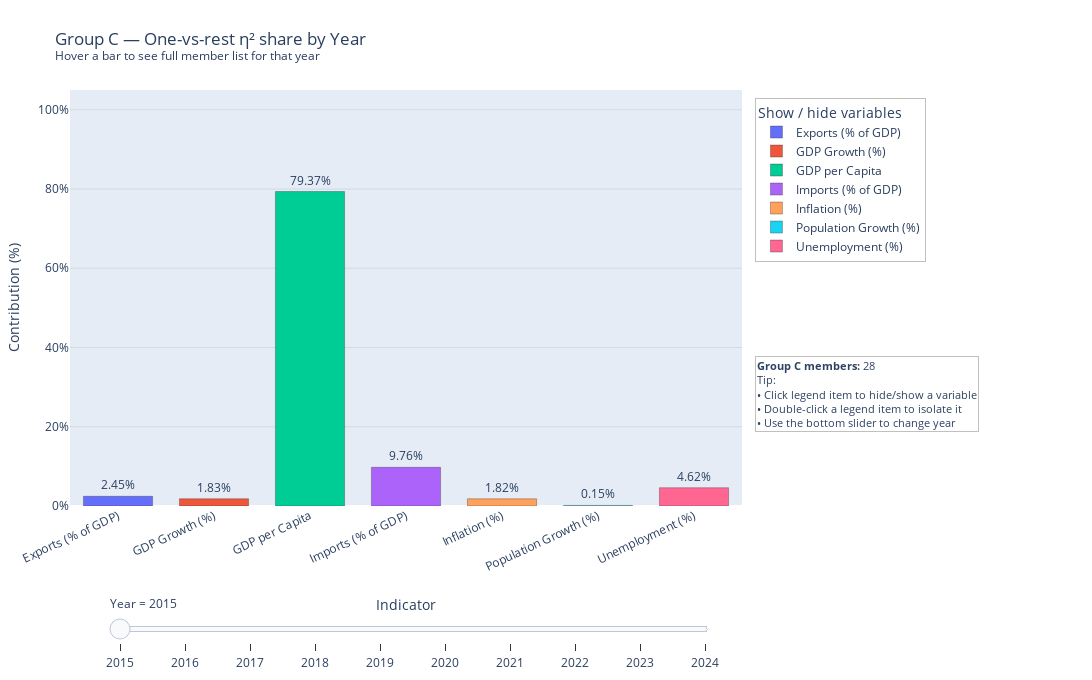

The code cell stored with this chart in its notebook:
### Code cell
# --- Imports
import os
import numpy as np
import pandas as pd
import plotly.graph_objects as go

# --- Robust path for CSV
CANDIDATES = ["WDI_Grouped.csv", "/mnt/data/WDI_Grouped.csv"]
csv_path = next((p for p in CANDIDATES if os.path.exists(p)), None)
if csv_path is None:
    raise FileNotFoundError("WDI_Grouped.csv not found.")

# --- Load
df = pd.read_csv(csv_path)
assert {"Country Name","Year","Group"}.issubset(df.columns)
df["Year"] = pd.to_numeric(df["Year"], errors="coerce").astype("Int64")

# Indicator mapping
raw_to_label = {
    "Exports_GDP_percent": "Exports (% of GDP)",
    "GDP growth (annual %)": "GDP Growth (%)",
    "GDP_per_capita": "GDP per Capita",
    "Imports_GDP_percent": "Imports (% of GDP)",
    "Inflation, consumer prices (annual %)": "Inflation (%)",
    "Population_growth_percent": "Population Growth (%)",
    "Unemployment, total (% of total labor force) (national estimate)": "Unemployment (%)",
}
ind_cols    = list(raw_to_label.keys())
disp_labels = [raw_to_label[c] for c in ind_cols]

# ---------------------------
# Core metrics (two modes)
# ---------------------------
def one_vs_rest_shares_by_year(dyear: pd.DataFrame, focus_prefix: str):
    """方案A：把Group二值化为 focus vs rest，按二分类算η²后做当年归一化为份额（和=100%）"""
    vals = {}
    for col in ind_cols:
        m = dyear[col].notna() & dyear["Group"].notna()
        if m.sum() < 3:
            vals[col] = np.nan
            continue
        sub = dyear.loc[m, [col, "Group"]].copy()
        sub["bin"] = sub["Group"].astype(str).str.startswith(focus_prefix)
        x = sub[col].astype(float)
        overall = x.mean()
        ss_total = ((x - overall) ** 2).sum()
        if ss_total <= 0 or (~sub["bin"]).sum() == 0 or sub["bin"].sum() == 0:
            vals[col] = np.nan
            continue
        mu1 = x[sub["bin"]].mean()
        mu0 = x[~sub["bin"]].mean()
        n1  = int(sub["bin"].sum())
        n0  = int((~sub["bin"]).sum())
        ss_between = n1 * (mu1 - overall) ** 2 + n0 * (mu0 - overall) ** 2
        vals[col] = float(ss_between / ss_total)

    denom = np.nansum(list(vals.values()))
    shares = {raw_to_label[c]: (vals[c] / denom * 100.0) if (denom > 0 and pd.notna(vals[c])) else np.nan
              for c in ind_cols}
    return shares

def group_share_by_year(dyear: pd.DataFrame, focus_prefix: str):
    """方案B：取聚焦组在各指标上的SSB项，再在当年内对该组7个指标归一化（和=100%）"""
    ssb_focus = {}
    for col in ind_cols:
        m = dyear[col].notna() & dyear["Group"].notna()
        if m.sum() < 3:
            ssb_focus[col] = np.nan
            continue
        x = dyear.loc[m, col].astype(float)
        g = dyear.loc[m, "Group"]
        overall = x.mean()
        part = 0.0
        for glabel, sub in x.groupby(g):
            mu = sub.mean(); n = sub.shape[0]
            term = n * (mu - overall) ** 2
            if str(glabel).startswith(focus_prefix):
                part += term
        ssb_focus[col] = float(part)

    denom = np.nansum(list(ssb_focus.values()))
    shares = {raw_to_label[c]: (ssb_focus[c] / denom * 100.0) if (denom > 0 and pd.notna(ssb_focus[c])) else np.nan
              for c in ind_cols}
    return shares

def compute_shares(df, focus_prefix: str, MODE="one_vs_rest"):
    years = sorted(int(y) for y in df["Year"].dropna().unique())
    rows = []
    for y in years:
        dyear = df[df["Year"] == y]
        if MODE == "one_vs_rest":
            shares = one_vs_rest_shares_by_year(dyear, focus_prefix)
        else:
            shares = group_share_by_year(dyear, focus_prefix)
        for var_label, s in shares.items():
            rows.append({"Year": y, "Variable": var_label, "Share (%)": s})
    return pd.DataFrame(rows)

# ---------------------------
# Helper: group membership text
# ---------------------------
def _wrap_lines(names, per_line=6):
    names = list(names)
    return "<br>".join("; ".join(names[i:i+per_line]) for i in range(0, len(names), per_line)) or "(no members)"

def members_by_year(prefix):
    d = (df[df["Group"].astype(str).str.startswith(prefix, na=False)]
         .groupby("Year")["Country Name"]
         .apply(lambda s: sorted(set(x for x in s.dropna())))
         .to_dict())
    return {y: _wrap_lines(v, 6) for y, v in d.items()}, {y: (len(v) if isinstance(v, list) else 0) for y, v in d.items()}

def build_side_tip(prefix, year, cnt):
    return dict(
        x=1.02, y=0.36, xref="paper", yref="paper", xanchor="left", yanchor="top",
        showarrow=False, align="left",
        text=(f"<b>{prefix} members:</b> {cnt}<br>Tip:<br>"
              "• Click legend item to hide/show a variable<br>"
              "• Double-click a legend item to isolate it<br>"
              "• Use the bottom slider to change year"),
        font=dict(size=11), bgcolor="rgba(255,255,255,0.92)",
        bordercolor="rgba(0,0,0,0.25)", borderwidth=1, opacity=0.98
    )

# ---------------------------
# Figure builder (B or C)
# ---------------------------
def plot_group(prefix="Group B", MODE="one_vs_rest"):
    share_df = compute_shares(df, prefix, MODE=MODE)
    members_text, member_count = members_by_year(prefix)
    years = sorted(share_df["Year"].unique())
    init_year = years[0]

    def _to_text(yval):
        return f"{yval:.2f}%" if (yval is not None and np.isfinite(yval)) else ""

    fig = go.Figure()
    # Initial traces (one bar per variable -> can toggle in legend)
    for var in disp_labels:
        yseries = share_df.loc[(share_df["Year"] == init_year) & (share_df["Variable"] == var), "Share (%)"]
        y_val = float(yseries.iloc[0]) if not yseries.empty and pd.notna(yseries.iloc[0]) else None
        fig.add_trace(go.Bar(
            x=[var], y=[y_val], name=var,
            text=[_to_text(y_val)], textposition="outside", cliponaxis=False,
            customdata=[[init_year, members_text.get(init_year, "(no members)"), member_count.get(init_year, 0)]],
            hovertemplate=(
                "<b>%{x}</b><br>"
                "Year: %{customdata[0]}<br>"
                "One-vs-rest share for "+prefix+": %{y:.2f}%<br><br>"
                "<b>"+prefix+" members (%{customdata[2]})</b>:<br>%{customdata[1]}"
                "<extra></extra>"
            ),
            marker_line=dict(width=1, color="rgba(50,50,50,0.35)")
        ))

    # Frames
    frames = []
    for y in years:
        fdata = []
        for var in disp_labels:
            yseries = share_df.loc[(share_df["Year"] == y) & (share_df["Variable"] == var), "Share (%)"]
            y_val = float(yseries.iloc[0]) if not yseries.empty and pd.notna(yseries.iloc[0]) else None
            fdata.append(go.Bar(
                x=[var], y=[y_val], name=var,
                text=[_to_text(y_val)], textposition="outside", cliponaxis=False,
                customdata=[[y, members_text.get(y, "(no members)"), member_count.get(y, 0)]],
            ))
        frames.append(go.Frame(name=str(y), data=fdata, layout=go.Layout(annotations=[build_side_tip(prefix, y, member_count.get(y, 0))])))
    fig.frames = frames

    # Slider
    steps = [{"args": [[str(y)], {"frame": {"duration": 0, "redraw": True}, "mode": "immediate"}],
              "label": str(y), "method": "animate"} for y in years]
    sliders = [{"active": 0, "yanchor": "top", "xanchor": "left",
                "currentvalue": {"prefix": "Year = "}, "pad": {"t": 36},
                "len": 0.90, "x": 0.06, "y": -0.12, "steps": steps}]

    title_mode = "One-vs-rest η² share" if MODE=="one_vs_rest" else f"{prefix} SSB-share across indicators"
    fig.update_layout(
        title=(f"{prefix} — {title_mode} by Year"
               "<br><sup>Hover a bar to see full member list for that year</sup>"),
        xaxis_title="Indicator",
        yaxis_title=("Contribution (%)"),
        xaxis=dict(title_standoff=26, tickangle=-25, automargin=True),
        yaxis=dict(range=[0, 105], ticksuffix="%", gridcolor="rgba(0,0,0,0.08)"),
        bargap=0.28,
        width=1100, height=680,
        margin=dict(l=70, r=350, t=90, b=160),
        sliders=sliders,
        legend=dict(
            title="Show / hide variables",
            orientation="v", yanchor="top", y=0.98, xanchor="left", x=1.02,
            bgcolor="rgba(255,255,255,0.92)", bordercolor="rgba(0,0,0,0.25)", borderwidth=1,
            itemclick="toggle", itemdoubleclick="toggleothers", font=dict(size=12),
        ),
        hoverlabel=dict(align="left"),
        uniformtext_mode="hide", uniformtext_minsize=9,
        annotations=[build_side_tip(prefix, init_year, member_count.get(init_year, 0))]
    )
    fig.show()

# 运行：分别画 B 和 C
MODE = "one_vs_rest"   # 或 "group_share"
# plot_group(prefix="Group A", MODE=MODE)
plot_group(prefix="Group C", MODE=MODE)

### Figure 1 — Plotly figure (JSON) as saved in the notebook; plotly's stock layout.template omitted (floating-point values rounded to 4 significant figures)
{"data": [{"cliponaxis": false, "customdata": [[2015, "American Samoa; Australia; Brunei Darussalam; China; Fiji; French Polynesia<br>Guam; Hong Kong SAR, China; Kiribati; Macao SAR, China; Malaysia; Marshall Islands<br>Micronesia, Fed. Sts.; Myanmar; Nauru; New Zealand; Northern Mariana Islands; Palau<br>Papua New Guinea; Philippines; Samoa; Singapore; Solomon Islands; Thailand<br>Timor-Leste; Tonga; Tuvalu; Vanuatu", 28]], "hovertemplate": "<b>%{x}</b><br>Year: %{customdata[0]}<br>One-vs-rest share for Group C: %{y:.2f}%<br><br><b>Group C members (%{customdata[2]})</b>:<br>%{customdata[1]}<extra></extra>", "marker": {"line": {"color": "rgba(50,50,50,0.35)", "width": 1}}, "name": "Exports (% of GDP)", "text": ["2.45%"], "textposition": "outside", "type": "bar", "x": ["Exports (% of GDP)"], "y": [2.449]}, {"cliponaxis": false, "customdata": [[2015, "American Samoa; Australia; Brunei Darussalam; China; Fiji; French Polynesia<br>Guam; Hong Kong SAR, China; Kiribati; Macao SAR, China; Malaysia; Marshall Islands<br>Micronesia, Fed. Sts.; Myanmar; Nauru; New Zealand; Northern Mariana Islands; Palau<br>Papua New Guinea; Philippines; Samoa; Singapore; Solomon Islands; Thailand<br>Timor-Leste; Tonga; Tuvalu; Vanuatu", 28]], "hovertemplate": "<b>%{x}</b><br>Year: %{customdata[0]}<br>One-vs-rest share for Group C: %{y:.2f}%<br><br><b>Group C members (%{customdata[2]})</b>:<br>%{customdata[1]}<extra></extra>", "marker": {"line": {"color": "rgba(50,50,50,0.35)", "width": 1}}, "name": "GDP Growth (%)", "text": ["1.83%"], "textposition": "outside", "type": "bar", "x": ["GDP Growth (%)"], "y": [1.833]}, {"cliponaxis": false, "customdata": [[2015, "American Samoa; Australia; Brunei Darussalam; China; Fiji; French Polynesia<br>Guam; Hong Kong SAR, China; Kiribati; Macao SAR, China; Malaysia; Marshall Islands<br>Micronesia, Fed. Sts.; Myanmar; Nauru; New Zealand; Northern Mariana Islands; Palau<br>Papua New Guinea; Philippines; Samoa; Singapore; Solomon Islands; Thailand<br>Timor-Leste; Tonga; Tuvalu; Vanuatu", 28]], "hovertemplate": "<b>%{x}</b><br>Year: %{customdata[0]}<br>One-vs-rest share for Group C: %{y:.2f}%<br><br><b>Group C members (%{customdata[2]})</b>:<br>%{customdata[1]}<extra></extra>", "marker": {"line": {"color": "rgba(50,50,50,0.35)", "width": 1}}, "name": "GDP per Capita", "text": ["79.37%"], "textposition": "outside", "type": "bar", "x": ["GDP per Capita"], "y": [79.37]}, {"cliponaxis": false, "customdata": [[2015, "American Samoa; Australia; Brunei Darussalam; China; Fiji; French Polynesia<br>Guam; Hong Kong SAR, China; Kiribati; Macao SAR, China; Malaysia; Marshall Islands<br>Micronesia, Fed. Sts.; Myanmar; Nauru; New Zealand; Northern Mariana Islands; Palau<br>Papua New Guinea; Philippines; Samoa; Singapore; Solomon Islands; Thailand<br>Timor-Leste; Tonga; Tuvalu; Vanuatu", 28]], "hovertemplate": "<b>%{x}</b><br>Year: %{customdata[0]}<br>One-vs-rest share for Group C: %{y:.2f}%<br><br><b>Group C members (%{customdata[2]})</b>:<br>%{customdata[1]}<extra></extra>", "marker": {"line": {"color": "rgba(50,50,50,0.35)", "width": 1}}, "name": "Imports (% of GDP)", "text": ["9.76%"], "textposition": "outside", "type": "bar", "x": ["Imports (% of GDP)"], "y": [9.762]}, {"cliponaxis": false, "customdata": [[2015, "American Samoa; Australia; Brunei Darussalam; China; Fiji; French Polynesia<br>Guam; Hong Kong SAR, China; Kiribati; Macao SAR, China; Malaysia; Marshall Islands<br>Micronesia, Fed. Sts.; Myanmar; Nauru; New Zealand; Northern Mariana Islands; Palau<br>Papua New Guinea; Philippines; Samoa; Singapore; Solomon Islands; Thailand<br>Timor-Leste; Tonga; Tuvalu; Vanuatu", 28]], "hovertemplate": "<b>%{x}</b><br>Year: %{customdata[0]}<br>One-vs-rest share for Group C: %{y:.2f}%<br><br><b>Group C members (%{customdata[2]})</b>:<br>%{customdata[1]}<extra></extra>", "marker": {"line": {"color": "rgba(50,50,50,0.35)", "width": 1}}, "name": "Inflation (%)", "text": ["1.82%"], "textposition": "outside", "type": "bar", "x": ["Inflation (%)"], "y": [1.82]}, {"cliponaxis": false, "customdata": [[2015, "American Samoa; Australia; Brunei Darussalam; China; Fiji; French Polynesia<br>Guam; Hong Kong SAR, China; Kiribati; Macao SAR, China; Malaysia; Marshall Islands<br>Micronesia, Fed. Sts.; Myanmar; Nauru; New Zealand; Northern Mariana Islands; Palau<br>Papua New Guinea; Philippines; Samoa; Singapore; Solomon Islands; Thailand<br>Timor-Leste; Tonga; Tuvalu; Vanuatu", 28]], "hovertemplate": "<b>%{x}</b><br>Year: %{customdata[0]}<br>One-vs-rest share for Group C: %{y:.2f}%<br><br><b>Group C members (%{customdata[2]})</b>:<br>%{customdata[1]}<extra></extra>", "marker": {"line": {"color": "rgba(50,50,50,0.35)", "width": 1}}, "name": "Population Growth (%)", "text": ["0.15%"], "textposition": "outside", "type": "bar", "x": ["Population Growth (%)"], "y": [0.148]}, {"cliponaxis": false, "customdata": [[2015, "American Samoa; Australia; Brunei Darussalam; China; Fiji; French Polynesia<br>Guam; Hong Kong SAR, China; Kiribati; Macao SAR, China; Malaysia; Marshall Islands<br>Micronesia, Fed. Sts.; Myanmar; Nauru; New Zealand; Northern Mariana Islands; Palau<br>Papua New Guinea; Philippines; Samoa; Singapore; Solomon Islands; Thailand<br>Timor-Leste; Tonga; Tuvalu; Vanuatu", 28]], "hovertemplate": "<b>%{x}</b><br>Year: %{customdata[0]}<br>One-vs-rest share for Group C: %{y:.2f}%<br><br><b>Group C members (%{customdata[2]})</b>:<br>%{customdata[1]}<extra></extra>", "marker": {"line": {"color": "rgba(50,50,50,0.35)", "width": 1}}, "name": "Unemployment (%)", "text": ["4.62%"], "textposition": "outside", "type": "bar", "x": ["Unemployment (%)"], "y": [4.617]}], "layout": {"annotations": [{"align": "left", "bgcolor": "rgba(255,255,255,0.92)", "bordercolor": "rgba(0,0,0,0.25)", "borderwidth": 1, "font": {"size": 11}, "opacity": 0.98, "showarrow": false, "text": "<b>Group C members:</b> 28<br>Tip:<br>• Click legend item to hide/show a variable<br>• Double-click a legend item to isolate it<br>• Use the bottom slider to change year", "x": 1.02, "xanchor": "left", "xref": "paper", "y": 0.36, "yanchor": "top", "yref": "paper"}], "bargap": 0.28, "height": 680, "hoverlabel": {"align": "left"}, "legend": {"bgcolor": "rgba(255,255,255,0.92)", "bordercolor": "rgba(0,0,0,0.25)", "borderwidth": 1, "font": {"size": 12}, "itemclick": "toggle", "itemdoubleclick": "toggleothers", "orientation": "v", "title": {"text": "Show / hide variables"}, "x": 1.02, "xanchor": "left", "y": 0.98, "yanchor": "top"}, "margin": {"b": 160, "l": 70, "r": 350, "t": 90}, "sliders": [{"active": 0, "currentvalue": {"prefix": "Year = "}, "len": 0.9, "pad": {"t": 36}, "steps": [{"args": [["2015"], {"frame": {"duration": 0, "redraw": true}, "mode": "immediate"}], "label": "2015", "method": "animate"}, {"args": [["2016"], {"frame": {"duration": 0, "redraw": true}, "mode": "immediate"}], "label": "2016", "method": "animate"}, {"args": [["2017"], {"frame": {"duration": 0, "redraw": true}, "mode": "immediate"}], "label": "2017", "method": "animate"}, {"args": [["2018"], {"frame": {"duration": 0, "redraw": true}, "mode": "immediate"}], "label": "2018", "method": "animate"}, {"args": [["2019"], {"frame": {"duration": 0, "redraw": true}, "mode": "immediate"}], "label": "2019", "method": "animate"}, {"args": [["2020"], {"frame": {"duration": 0, "redraw": true}, "mode": "immediate"}], "label": "2020", "method": "animate"}, {"args": [["2021"], {"frame": {"duration": 0, "redraw": true}, "mode": "immediate"}], "label": "2021", "method": "animate"}, {"args": [["2022"], {"frame": {"duration": 0, "redraw": true}, "mode": "immediate"}], "label": "2022", "method": "animate"}, {"args": [["2023"], {"frame": {"duration": 0, "redraw": true}, "mode": "immediate"}], "label": "2023", "method": "animate"}, {"args": [["2024"], {"frame": {"duration": 0, "redraw": true}, "mode": "immediate"}], "label": "2024", "method": "animate"}], "x": 0.06, "xanchor": "left", "y": -0.12, "yanchor": "top"}], "title": {"text": "Group C — One-vs-rest η² share by Year<br><sup>Hover a bar to see full member list for that year</sup>"}, "uniformtext": {"minsize": 9, "mode": "hide"}, "width": 1100, "xaxis": {"automargin": true, "tickangle": -25, "title": {"standoff": 26, "text": "Indicator"}}, "yaxis": {"gridcolor": "rgba(0,0,0,0.08)", "range": [0, 105], "ticksuffix": "%", "title": {"text": "Contribution (%)"}}}}
